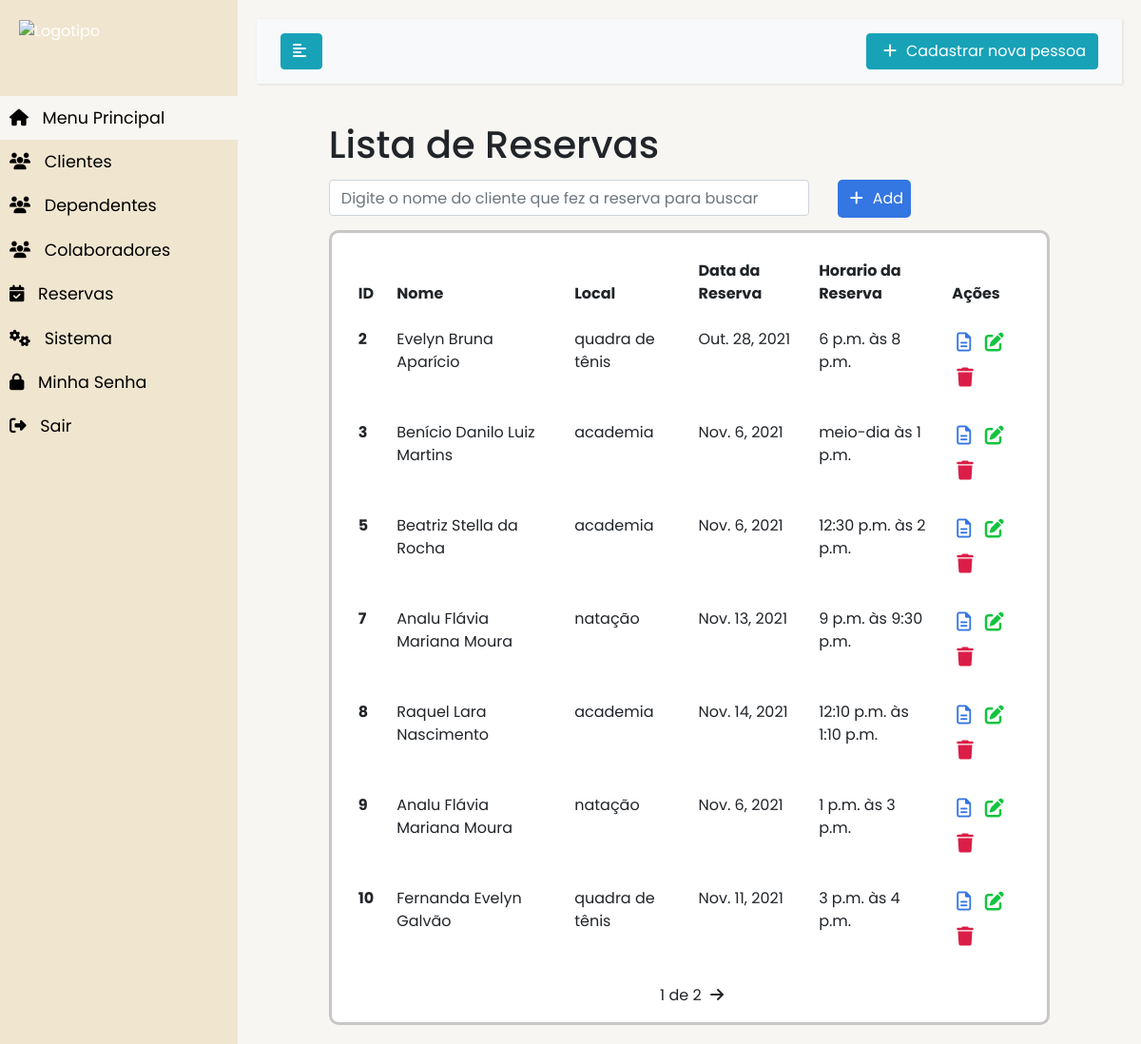
/reservas/ (signed in), run on the app's committed database.
### MainMenu/models.py (models this page shows, shortened)
class Reserva(models.Model):
    STATUSLOCAL = (
        ('quadra de tênis', 'Quadra de Tênis'),
        ('natação', 'Natação'),
        ('quadra de tênis (saibro)', 'Quadra de Tênis (Saibro)'),
        ('academia', 'Academia'),
    )
    idCliente = models.ForeignKey(Cliente, on_delete=models.CASCADE, verbose_name='Nome')
    local = models.CharField(
        max_length=255,
        choices=STATUSLOCAL,
    )
    datareserva = models.DateField(blank=False, null=False, verbose_name="Data da reserva")
    horareserva = models.TimeField(blank=False, null=False, verbose_name="Hora da reserva (Inicio)")
    horareserva_fim = models.TimeField(blank=False, null=False, verbose_name="Hora da reserva (Fim)")
    created_at = models.DateTimeField(auto_now_add=True)
    updated_at = models.DateTimeField(auto_now=True)

class Cliente(models.Model):
    STATUSCATEGORIA = (
        ('socio', 'Socio'),
        ('aluno', 'Aluno'),
        ('socio e aluno', 'Socio e Aluno'),
    )
    STATUSSTATUS = (
        ('regular', 'Regular'),
        ('irregular', 'Irregular'),
    )
    STATUSPLANO = (
        ('individual', 'Individual'),
        ('familiar', 'Familiar'),
    )
    idPessoa = models.ForeignKey(Pessoa, on_delete=models.CASCADE, verbose_name='Nome')
    categoria = models.CharField(
        max_length=255,
        choices=STATUSCATEGORIA,
    )
    plano = models.CharField(
        max_length=255,
        choices=STATUSPLANO,
    )
    status =  models.CharField(
        max_length=255,
        choices=STATUSSTATUS,
    )
    created_at = models.DateTimeField(auto_now_add=True)
    updated_at = models.DateTimeField(auto_now=True)

class Pessoa(models.Model):
    nome = models.CharField(blank=False, null=False, verbose_name='Nome', max_length=200, help_text='max. 200 caracteres')
    rg = models.IntegerField(blank=False, null=False, verbose_name='RG')
    cpf = models.IntegerField(blank=False, null=False, verbose_name="CPF")
    telefone = models.BigIntegerField(blank=False, null=False, verbose_name="Telefone")
    telefonecelular = models.BigIntegerField(blank=False, null=False, verbose_name="Celular")
    datanascimento = models.DateField(blank=False, null=False, verbose_name="Data de Nascimento")
    foto = models.FileField(blank=False, null=False, verbose_name="Foto")
    email = models.EmailField(blank=False, null=False, verbose_name="E-mail")
    created_at = models.DateTimeField(auto_now_add=True)
    updated_at = models.DateTimeField(auto_now=True)

### MainMenu/views.py (the view)
# urls.py: path('reservas/', views.reservaList, name='reserva-list'),
@login_required
def reservaList(request):
    search = request.GET.get('search')
    if search:
        reservas = Reserva.objects.filter(idCliente__idPessoa__nome__contains=search)
    else:
        reserva_list = Reserva.objects.all().order_by('id')
        paginator = Paginator(reserva_list, 7)
        page = request.GET.get('page')
        reservas = paginator.get_page(page)
    return render(request, 'reservas/list.html', {'reservas': reservas})

### MainMenu/templates/reservas/list.html (shortened to what this page needs)
{% extends 'base.html' %}
{% block content%}
<div class="offset-1 col-10 list-div">
    <h1>Lista de Reservas</h1>
    <div class="col-8 search-div">
        <form method="GET" id="search-form">
            <input class="form-control" type="text" id="search" name="search" placeholder="Digite o nome do cliente que fez a reserva para buscar">
        </form>
    </div>
    <a id="add-link" href="/reservas/novareserva/">
        <div class="add-div">
            <i class="fas fa-plus"></i>Add
        </div>
    </a>
    <div  class="body-color-background">
        <table class="table table-borderless table-responsive-lg">
            <thead>
            <tr>
                <th scope="col">ID</th>
                <th scope="col">Nome</th>
                <th scope="col">Local</th>
                <th scope="col">Data da Reserva</th>
                <th scope="col">Horario da Reserva</th>
                <th scope="col">Ações</th>
            </tr>
            </thead>
            <tbody>
                {% for reserva in reservas %}
                <tr>
                    <th scope="row">{{reserva.id}}</th>
                    <td>{{reserva.idCliente.idPessoa.nome}}</td>
                    <td>{{reserva.local}}</td>
                    <td>{{reserva.datareserva}}</td>
                    <td>{{reserva.horareserva}} às {{reserva.horareserva_fim}}</td>
                    <td>
                        <span><a href="/reservas/{{reserva.id}}"><i class="far fa-file-alt"></i></a></span>
                        <span><a href="/reservas/edit/{{reserva.id}}" class="delete-btn"><i class="fas fa-edit"></i></a></span>
                        <span><a href="/reservas/delete/{{reserva.id}}"><i class="fas fa-trash"></i></a></span>
                    </td>
                </tr>
                {% empty %}
                    <li class="list-group-item">Sem itens na lista</li>
                {% endfor %}
            </tbody>
        </table>
        <div class="pagination">
            <span class="step-links">
                {% if reservas.paginator.num_pages %}
                <span class="current">
                    {{ reservas.number }} de {{ reservas.paginator.num_pages}}
                </span>
                {% endif %}
                {% if reservas.has_next %}
                    <a href="?page={{ reservas.next_page_number }}"><i class="fas fa-arrow-right"></i></a>
                {% endif %}
            </span>
        </div>
    </div>
</div>
{% endblock %}

### MainMenu/static/css/styles.css (style rules this page uses)
body { font-family: 'Poppins', sans-serif; background: #F7F6F2; }
a, a:hover, a:focus { color: inherit; text-decoration: none; transition: all 0.3s; }
i, span { display: inline-block; }
#add-link { text-decoration: none; }
.add-div { background-color: #3476e2; cursor: pointer; display: inline-block; color: #fff; padding: 8px; border-radius: 5px; margin-left: 25px; }
.fas.fa-plus { color: #fff; margin-right: 10px; margin-left: 5px; }
.search-div { padding: 0px; margin-top: 5px; margin-bottom: 15px; display: inline-block; }
.body-color-background { padding: 1em; background-color: white; border-radius: 10px; border-style: solid; border-color: #C8C6C6; }
.list-div { padding: 0; }
.fas.fa-trash, .fas.fa-edit, .far.fa-file-alt { cursor: pointer; margin: 5px; font-size: 20px; float: right; }
.fas.fa-trash { color: #db1e47; }
.fas.fa-edit { color: #13c43f; }
.far.fa-file-alt { color: #3476e2; }
.pagination { margin-bottom: 20xp; }
.step-links { position: relative; margin-left: auto; margin-right: auto; }
.step-links .current { margin-left: 5px; margin-right: 5px; }

### data on the page
Reserva: id "2", idCliente.idPessoa.nome "Evelyn Bruna Aparício", local "quadra de tênis", datareserva "Out. 28, 2021", horareserva "6 p.m.", horareserva_fim "8 p.m."
Reserva: id "3", idCliente.idPessoa.nome "Benício Danilo Luiz Martins", local "academia", datareserva "Nov. 6, 2021", horareserva "meio-dia", horareserva_fim "1 p.m."
Reserva: id "5", idCliente.idPessoa.nome "Beatriz Stella da Rocha", local "academia", datareserva "Nov. 6, 2021", horareserva "12:30 p.m.", horareserva_fim "2 p.m."
Reserva: id "7", idCliente.idPessoa.nome "Analu Flávia Mariana Moura", local "natação", datareserva "Nov. 13, 2021", horareserva "9 p.m.", horareserva_fim "9:30 p.m."
Reserva: id "8", idCliente.idPessoa.nome "Raquel Lara Nascimento", local "academia", datareserva "Nov. 14, 2021", horareserva "12:10 p.m.", horareserva_fim "1:10 p.m."
Reserva: id "9", idCliente.idPessoa.nome "Analu Flávia Mariana Moura", local "natação", datareserva "Nov. 6, 2021", horareserva "1 p.m.", horareserva_fim "3 p.m."
Reserva: id "10", idCliente.idPessoa.nome "Fernanda Evelyn Galvão", local "quadra de tênis", datareserva "Nov. 11, 2021", horareserva "3 p.m.", horareserva_fim "4 p.m."

### other printed values
{{ reservas.number }} "1"
{{ reservas.paginator.num_pages }} "2"
